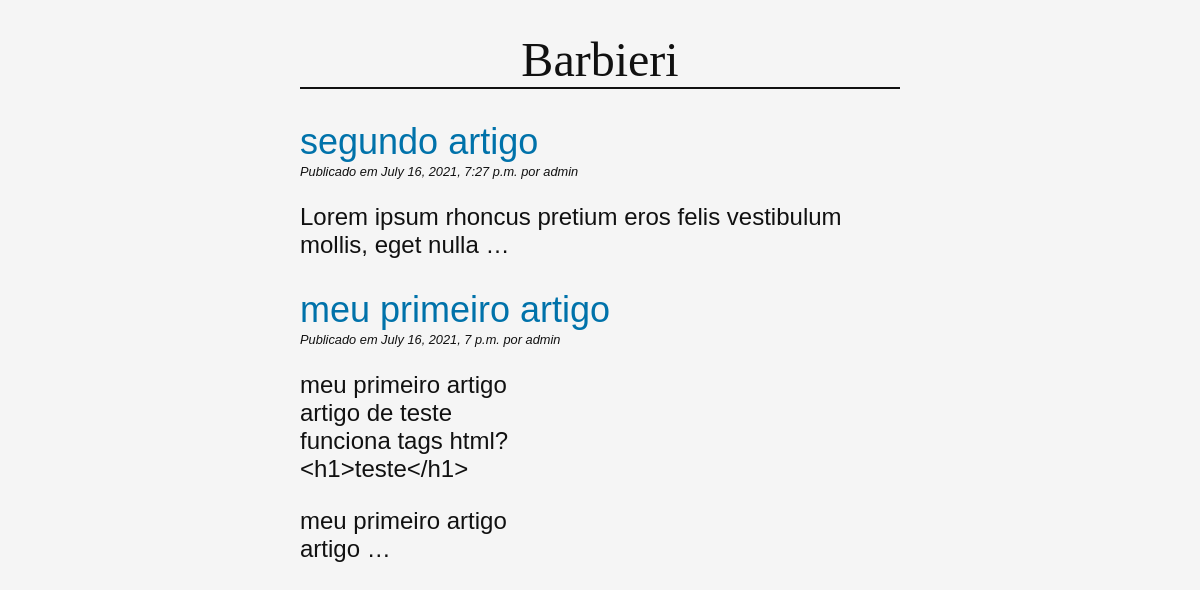
Screenshot of /blog/ with the database file from the repository.
### blog/models.py (models this page shows, shortened)
class Artigo(models.Model):
    titulo = models.CharField('titulo do artigo', max_length=255, )
    slug = models.SlugField('caminho do link (blog/)', max_length=255, unique=True)
    autor = models.ForeignKey(User, on_delete=models.CASCADE)
    corpo = models.TextField()
    criado = models.DateTimeField(auto_now_add=True)
    atualizado = models.DateTimeField(auto_now=True)
    class Meta:
        ordering = ('-criado',)
    def url_absoluta(self):
        return reverse('blog:detalhe', kwargs={'slug':self.slug})

### blog/views.py (the view)
# urls.py: path('', views.ArtigoListaView.as_view(), name='lista'),
class ArtigoListaView(ListView):
    model = Artigo
    template_name = 'blog/lista_artigos.html'

### blog/templates/blog/lista_artigos.html (shortened to what this page needs)
{% extends 'blog/base.html' %}
{% block conteudo %}
    {% for artigo in artigo_list %}
        <article>
            <h2>
                <a href="{{ artigo.url_absoluta }}">
                    {{ artigo.titulo }}
                </a>
            </h2>
            <p class='date'>
                Publicado em {{ artigo.criado }} por {{ artigo.autor }}
            </p>
            {{ artigo.corpo|linebreaks|truncatewords:10 }}
        </article>
    {% endfor %}
{% endblock %}

### blog/templates/blog/base.html (shortened to what this page needs)
{% load static %}
<!DOCTYPE html>
<html>
<head>
    <link rel="stylesheet" href="{% static 'css/blog.css' %}">
</head>
<body>
    <header>
        <h1>Barbieri</h1>
    </header>
    <main>
        {% block conteudo %}
        {% endblock %}
    </main>
</body>
</html>

### blog/static/css/blog.css (style rules this page uses)
body { background: whitesmoke; margin: 0 25%; font-family: sans-serif; font-size: 1.5rem; color: #111111; }
h1 { text-align: center; font-family: serif; font-weight: normal; border-bottom: 2px solid; }
h2 { color: #0072aa; font-weight: normal; margin-bottom: 1px; }
a { color: #0072aa; text-decoration:none; }
p.date { font-size: 0.8rem; font-style: italic; margin-top: 1px; }

### rows the page displays
Artigo: titulo "segundo artigo", criado "July 16, 2021, 7:27 p.m.", autor "admin", corpo "Lorem ipsum rhoncus pretium eros felis vestibulum mollis, eget nulla …"
Artigo: titulo "meu primeiro artigo", criado "July 16, 2021, 7 p.m.", autor "admin", corpo "meu primeiro artigo artigo de teste funciona tags html? <h1>teste</h1> meu primeiro artigo artigo …"
